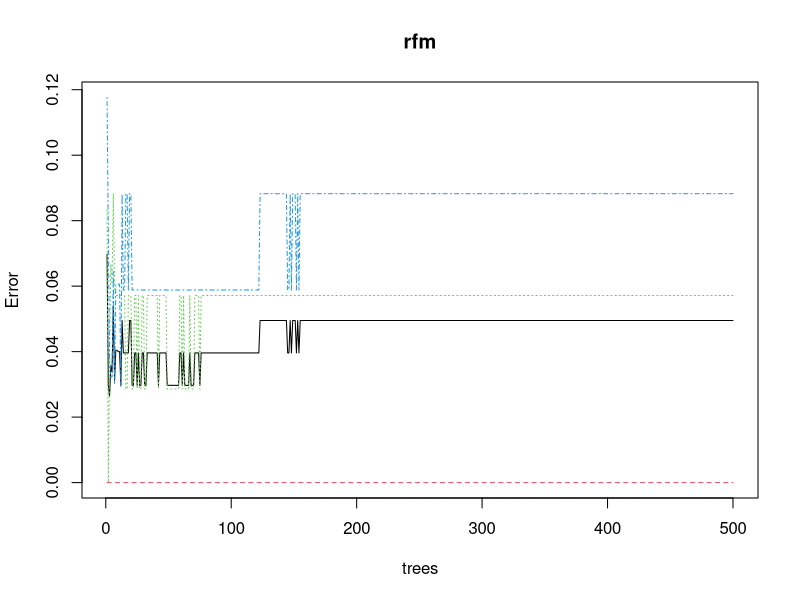

Reproduce this figure in R.
#Import library
library(randomForest)
library(datasets)
library(caret)
library(e1071)

#Load Dataset
data<-iris
str(data)
#Convert Species variables to categorical variables
data$Species <- as.factor(data$Species)
table(data$Species)

#Separate Train and Test
set.seed(222)
ind <- sample(2, nrow(data), replace = TRUE, prob = c(0.7, 0.3))
train <- data[ind==1,]
test <- data[ind==2,]

#Implement Random Forest model
rfm <- randomForest(Species~., data=train, proximity=TRUE) 
print(rfm)

#Prediction & Confusion Matrix – train data
p1 <- predict(rfm, train)
confusionMatrix(p1, train$ Species)

#Prediction & Confusion Matrix – test data
p2 <- predict(rfm, test)
confusionMatrix(p2, test$ Species)

#Error rate of Random Forest model - Visulization
plot(rfm)



